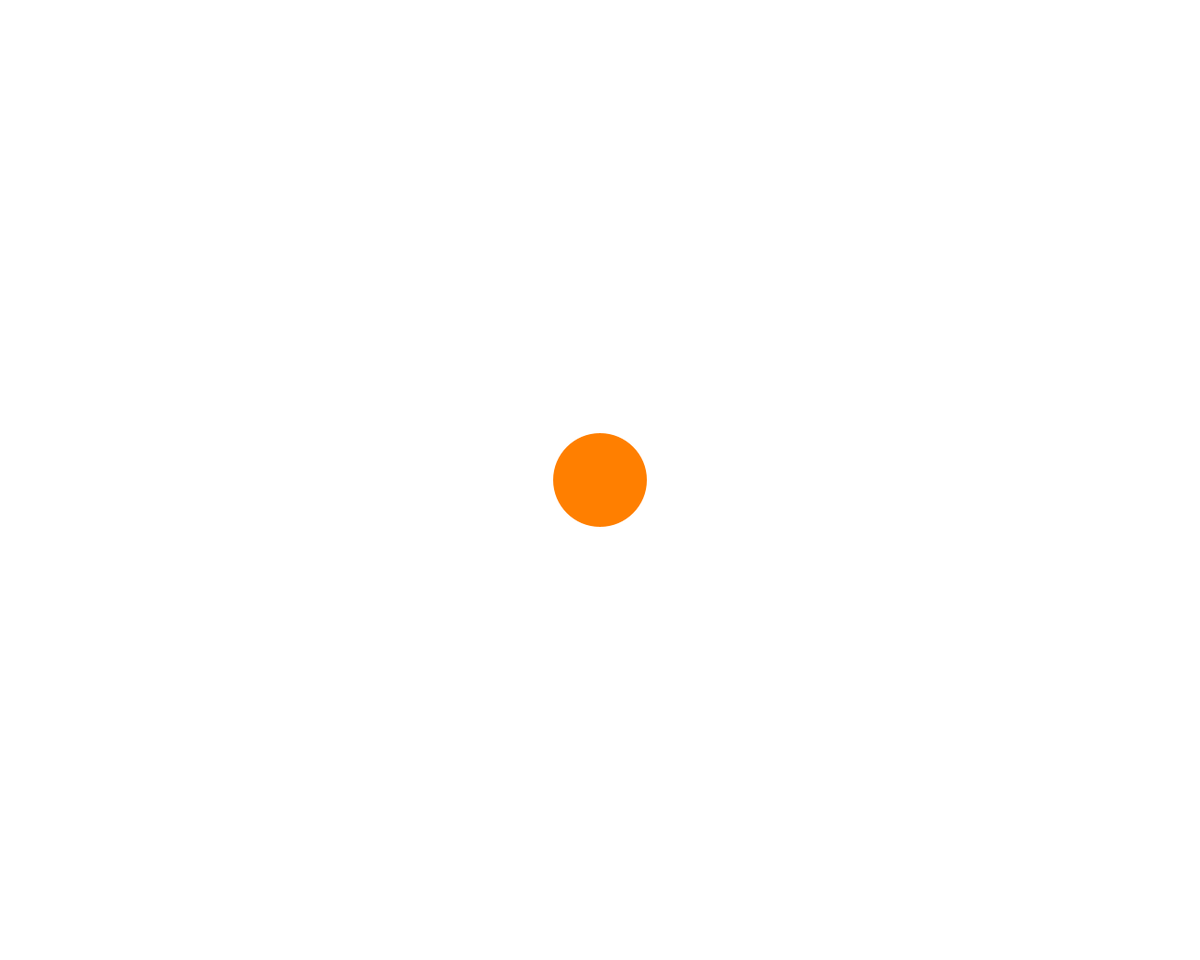
Frame 1 (no input)
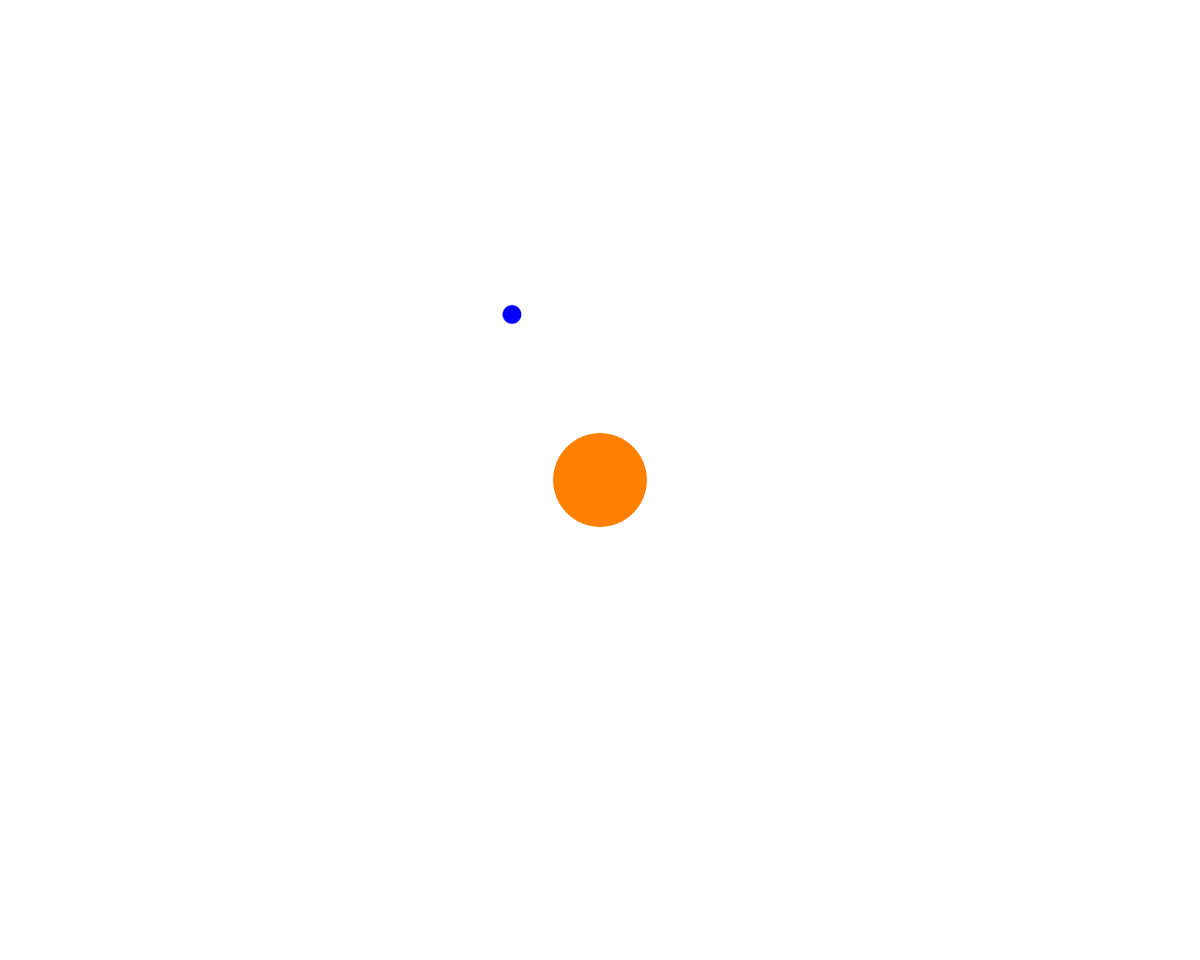
Frame 60 (the mouse pressed at the canvas centre just before this capture)
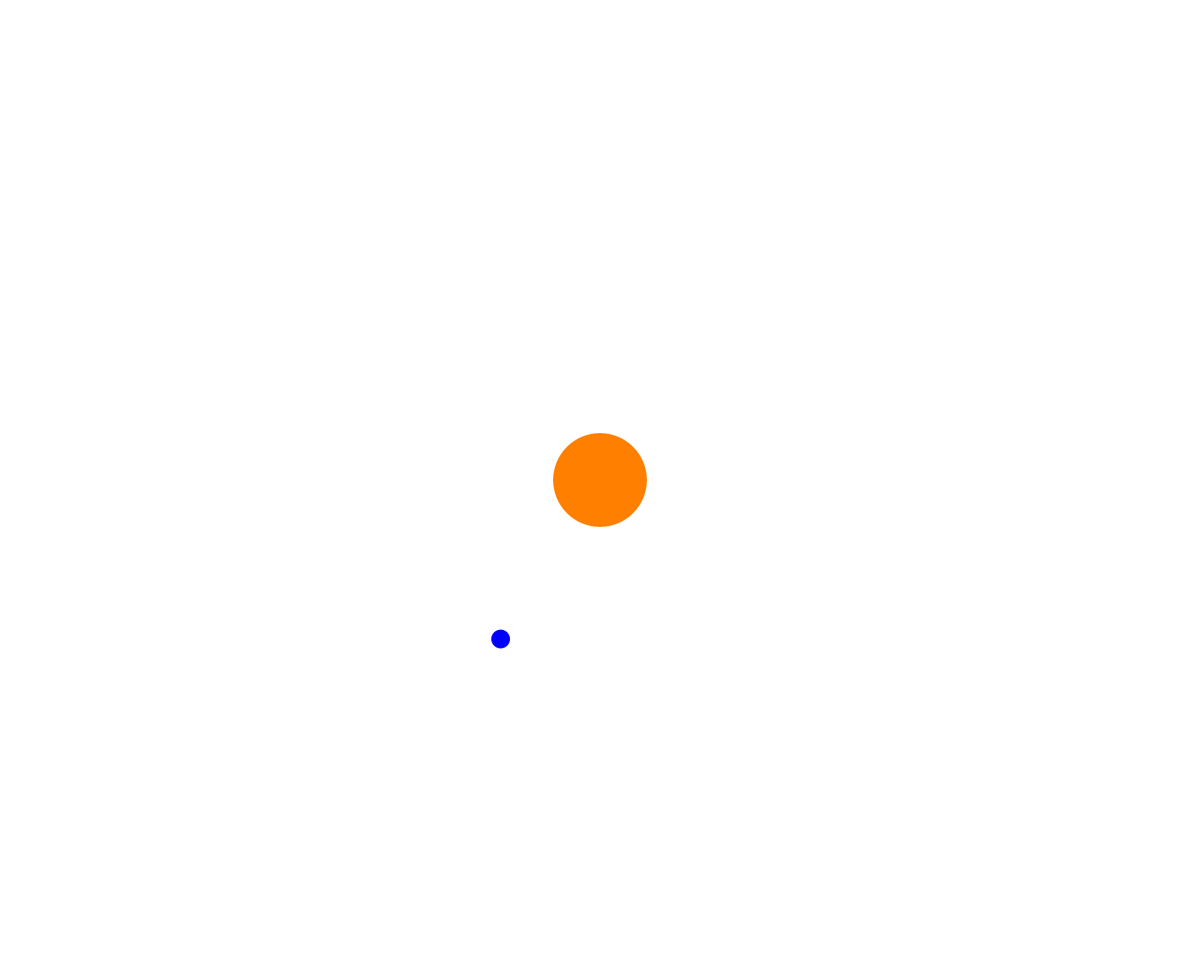
Frame 120 (the mouse held since frame 60 and released just before this capture)

The Processing sketch that drew these frames (run headless with seeded random() and noise(); from frame 60 on, the mouse is pressed at the canvas centre):

// Processing sketch: sunAndEarth
// ── sunAndEarth.pde
Sun theSun;
void setup() {
  size(1280, 1024);
  noStroke();
  colorMode(HSB, 360, 100, 100);
  theSun = new Sun(100, width / 2, height / 2);
}

void draw() {
  background(0, 0, 100);
  theSun.start();
}

class Sun {
  final float radius;
  final float x;
  final float y;
  Earth theEarth;
  Sun(float radius, float x, float y) {
    this.radius=radius;
    this.x=x;
    this.y=y;
    theEarth =new Earth(20, x, y);
  }

  void start() {
    drawFigure();
    move();
  }
  void drawFigure() {
    theEarth.drawFigure();       // Earthオブジェクトに描画を指示
    fill(30, 100, 100);
    ellipse(x, y, radius, radius);         // 自分自身を描画
  }
  void move() {
    theEarth.move();
  }
}

class Earth {
  float radius;
  float x;
  float y;
  float orbitRadius=200;//回転半径
  float theta;

  Earth(float radius, float x, float y) {
    this.radius=radius;
    this.x=x;
    this.y=y;
  }

  void start() {
    drawFigure();
    move();
  }

  void move() {
    theta+=2;
    theta=theta%360;
    float rad = radians(theta);
    x =  theSun.x+orbitRadius * cos(rad);
    y = theSun.y-orbitRadius * sin(rad);
    //System.out.println(x);
  }

  void drawFigure() {
    fill(240, 100, 100);
    ellipse(x, y, radius, radius);         // 自分自身を描画
  }
}
